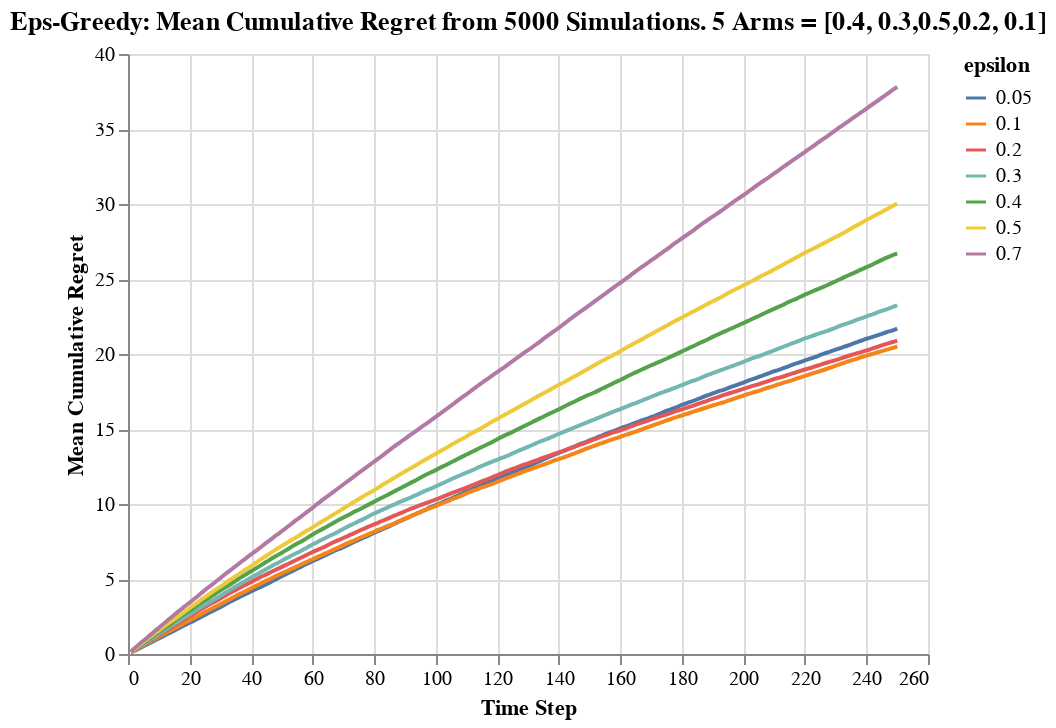

The code cell stored with this chart in its notebook:
### Code cell
alt.Chart(df_cumreward).mark_line().encode(
    alt.X("step:Q", title = "Time Step"),
    alt.Y("regret:Q", title = "Mean Cumulative Regret"),
    alt.Color("epsilon:N")
).properties(
    title = "Eps-Greedy: Mean Cumulative Regret from 5000 Simulations. 5 Arms = [0.4, 0.3,0.5,0.2, 0.1]",
)

### Figure 1 — Vega-Lite specification as saved in the notebook (floating-point values rounded to 4 significant figures; data arrays with more than 128 entries replaced by an {"elided": "..."} marker saying what was removed)
{"config": {"view": {"continuousWidth": 400, "continuousHeight": 300}}, "data": {"name": "data-33fa252934035068ddc8da3554c193bf"}, "mark": "line", "encoding": {"color": {"type": "nominal", "field": "epsilon"}, "x": {"type": "quantitative", "field": "step", "title": "Time Step"}, "y": {"type": "quantitative", "field": "regret", "title": "Mean Cumulative Regret"}}, "title": "Eps-Greedy: Mean Cumulative Regret from 5000 Simulations. 5 Arms = [0.4, 0.3,0.5,0.2, 0.1]", "$schema": "https://vega.github.io/schema/vega-lite/v4.8.1.json", "datasets": {"data-33fa252934035068ddc8da3554c193bf": {"elided": "1750 records"}}}
